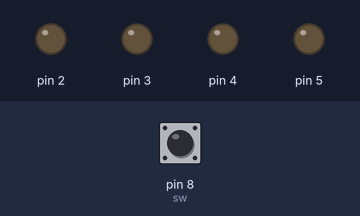
Recording of a sketch running on a simulated Arduino Uno, built with avr-gcc and run on an emulated ATmega328P. On the bench: output pins drawn as LEDs (lit = HIGH). Inputs (shaded band) come from the test bench; at power-on: pin 8 (sw) HIGH.

Above: at 1.2 s.
1.3 s: pin 8 (sw) pulled LOW for 0.15 s
At 2.1 s:
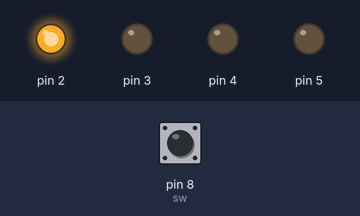
4.4 s: pin 8 (sw) pulled LOW for 1 s
At 7.1 s:
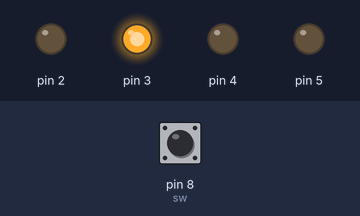
8.4 s: pin 8 (sw) pulled LOW for 3.2 s
At 12.1 s:
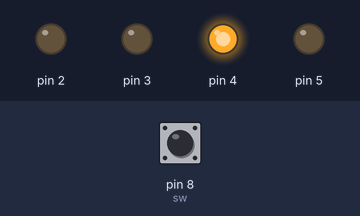
Timing chart, 0 to 14.8 s (numbered marks = the images above; inputs shaded):
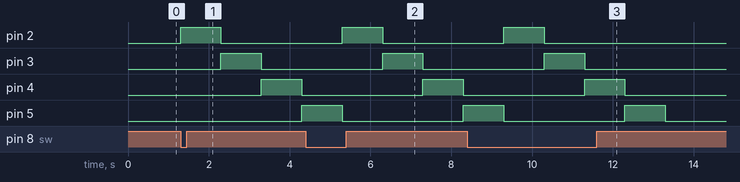

Measured:
- after the input at 1.3 s, pin 2: LOW → HIGH at once, → LOW 1.0 s later; pin 3: LOW → HIGH after 1.0 s, → LOW 1.0 s later; pin 4: LOW → HIGH after 2.0 s, → LOW 1.0 s later; pin 5: LOW → HIGH after 3.0 s
- after the input at 4.4 s, pin 2: LOW → HIGH after 0.90 s, → LOW 1.0 s later; pin 3: LOW → HIGH after 1.9 s, → LOW 1.0 s later; pin 4: LOW → HIGH after 2.9 s, → LOW 1.0 s later
- after the input at 8.4 s, pin 2: LOW → HIGH after 0.90 s, → LOW 1.0 s later; pin 3: LOW → HIGH after 1.9 s, → LOW 1.0 s later; pin 4: LOW → HIGH after 2.9 s, → LOW 1.0 s later

The sketch:

__2-2.ino
```cpp
int sw = 8;//定义开关输入引脚
void setup()
{  pinMode(sw, INPUT);
  //定义为输出
  for (int i = 2; i < 6; i++) //依次循环四盏灯
  {    pinMode(i, OUTPUT);  }}
void loop()
{  int state = digitalRead(sw);
  for (int i = 2; i < 6; i++) //依次循环四盏灯
  {    if (state == 0)    {digitalWrite(i, HIGH); //点亮LED
      delay(1000); digitalWrite(i, LOW); //熄灭LED      delay(1000);  //持续1秒
    }
  }
}
```
